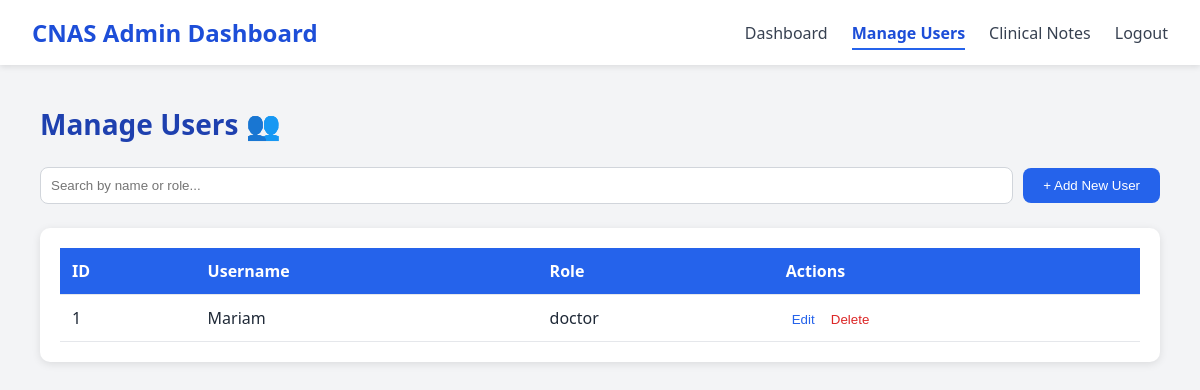
The page /admin-users on the database as committed earlier.
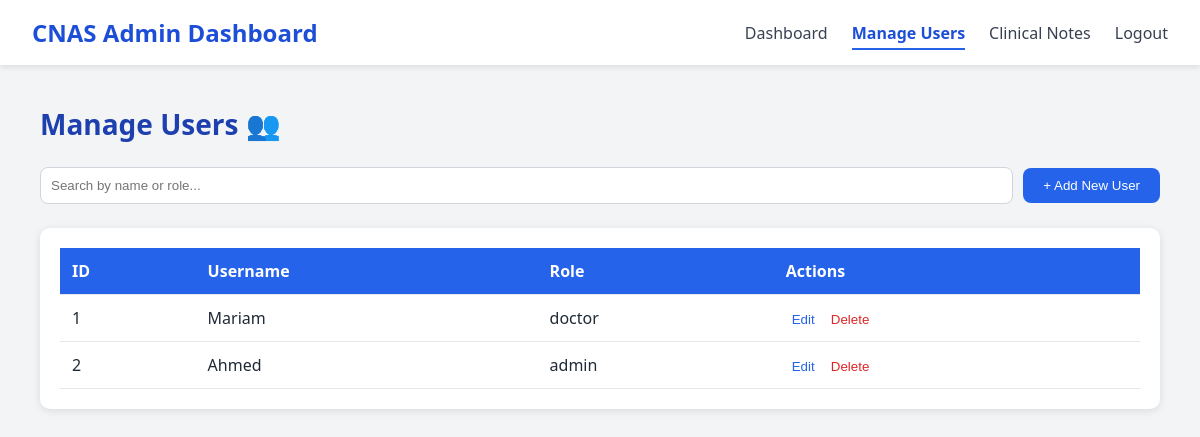
The same page on the database as committed later.
### tables this page shows
CREATE TABLE users (
                    id INTEGER PRIMARY KEY AUTOINCREMENT,
                    username TEXT UNIQUE NOT NULL,
                    password TEXT NOT NULL,
                    role TEXT NOT NULL);

### app.py (the view)
@app.route('/admin-users')
def admin_users():
    conn = get_db()
    users = conn.execute("SELECT * FROM users").fetchall()
    conn.close()
    return render_template('admin-users.html', users=users)

### app.py (called while the page is built)
def get_db():
    conn = sqlite3.connect("database.db")
    conn.row_factory = sqlite3.Row
    return conn

### Templates/admin-users.html (shortened to what this page needs)
<!DOCTYPE html>
<html lang="en">
<head>
</head>
<body>
  <nav>
    <h1>CNAS Admin Dashboard</h1>
    <ul>
      <li><a href="{{ url_for('admin_dashboard') }}">Dashboard</a></li>
      <li><a href="{{ url_for('admin_users') }}" class="text-blue-700">Manage Users</a></li>
      <li><a href="{{ url_for('admin_notes') }}" >Clinical Notes</a></li>
      <li><a href="{{ url_for('login') }}" class="hover:text-red-600">Logout</a></li>
    </ul>
  </nav>
  <main class="main">
    <h2>Manage Users 👥</h2>
    <div class="top-controls">
      <input id="searchInput" type="text" placeholder="Search by name or role..." />
      <button id="addUserBtn">+ Add New User</button>
    </div>
    <section class="table-section">
      <table>
        <thead>
          <tr><th>ID</th><th>Username</th><th>Role</th><th>Actions</th></tr>
        </thead>
        <tbody id="userTable">
          {% for user in users %}
          <tr>
            <td>{{ user['id'] }}</td>
            <td>{{ user['username'] }}</td>
            <td>{{ user['role'] }}</td>
            <td>
              <button class="link-edit" data-id="{{ user['id'] }}" data-username="{{ user['username'] }}" data-role="{{ user['role'] }}">Edit</button>
              <button class="link-delete" data-id="{{ user['id'] }}">Delete</button>
            </td>
          </tr>
          {% endfor %}
        </tbody>
      </table>
    </section>
  </main>
</body>
</html>

### Templates/admin-users.html (style rules this page uses)
body { background-color: #f3f4f6; font-family: system-ui, -apple-system, sans-serif; margin: 0; color: #1f2937; }
h1, h2, h3 { margin: 0; }
nav { background-color: #fff; box-shadow: 0 2px 6px rgba(0,0,0,0.1); display: flex; justify-content: space-between; align-items: center; padding: 16px 32px; }
nav h1 { font-size: 1.5rem; font-weight: 700; color: #1d4ed8; }
nav ul { list-style: none; display: flex; gap: 24px; margin: 0; padding: 0; color: #374151; }
nav ul a { text-decoration: none; color: inherit; transition: 0.2s; }
nav ul a.text-blue-700 { font-weight: 600; color: #1d4ed8; border-bottom: 2px solid #2563eb; padding-bottom: 4px; }
.main { padding: 40px; }
.main h2 { font-size: 28px; color: #1e40af; margin-bottom: 24px; }
.top-controls { display: flex; justify-content: space-between; align-items: center; margin-bottom: 24px; gap: 10px; }
.top-controls input { flex: 1; min-width: 250px; padding: 10px; border: 1px solid #d1d5db; border-radius: 8px; outline: none; }
.top-controls button { background-color: #2563eb; color: white; border: none; padding: 10px 20px; border-radius: 8px; cursor: pointer; }
.table-section { background: white; padding: 20px; border-radius: 10px; box-shadow: 0 2px 8px rgba(0,0,0,0.1); }
table { width: 100%; border-collapse: collapse; }
thead { background-color: #2563eb; color: white; }
th, td { padding: 12px; text-align: left; border-bottom: 1px solid #e5e7eb; }
button.link-edit { color: #2563eb; background: none; border: none; cursor: pointer; }
button.link-delete { color: #dc2626; background: none; border: none; cursor: pointer; }

Rows that differ between the two databases and show on the page:
added users: id "2", username "Ahmed", role "admin"
